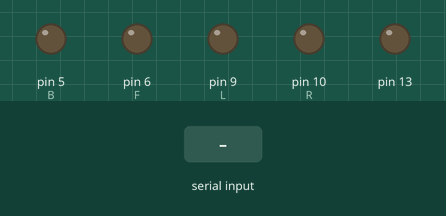
Recording of a sketch running on a simulated Arduino Uno, built with avr-gcc and run on an emulated ATmega328P. Shown: output pins drawn as LEDs (lit = HIGH). The inputs (shaded band) are chosen by the test bench.

Above: at 1.2 s.
1.3 s: byte 1 (1) received over Serial
At 1.8 s:
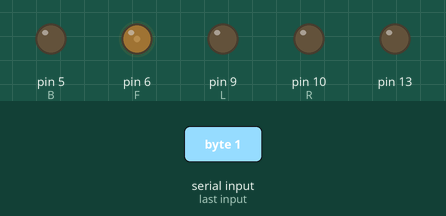
2.8 s: byte 2 (2) received over Serial
At 4.0 s:
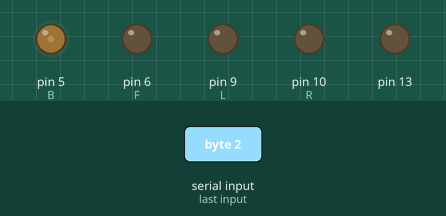
4.3 s: byte 3 (3) received over Serial
At 5.2 s:
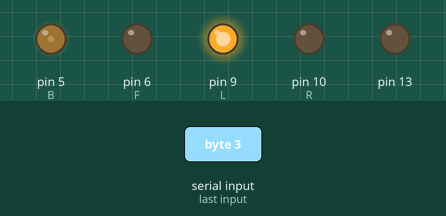
5.8 s: byte 4 (4) received over Serial
At 6.4 s:
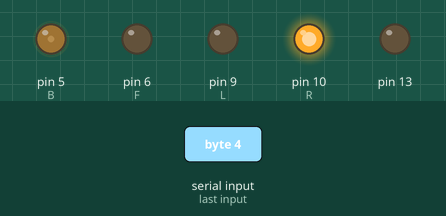
7.3 s: byte 5 (5) received over Serial
At 8.5 s:
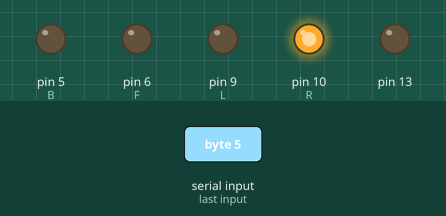
8.8 s: byte 1 (1) received over Serial
At 9.9 s:
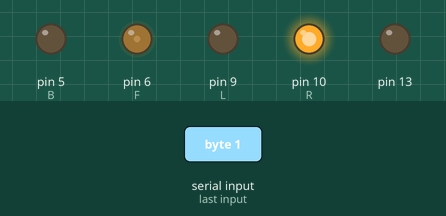
Timing chart, 0 to 11.3 s (numbered marks = the images above; inputs shaded):
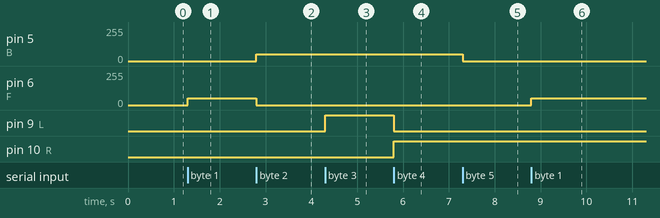

Measured:
- after the input at 1.3 s, pin 6 (F): 0/255 → 50/255 at once
- after the input at 2.8 s, pin 5 (B): 0/255 → 50/255 at once; pin 6 (F): 50/255 → 0/255 at once
- after the input at 4.3 s, pin 9 (L): LOW → HIGH at once
- after the input at 5.8 s, pin 9 (L): HIGH → LOW at once; pin 10 (R): LOW → HIGH at once
- after the input at 7.3 s, pin 5 (B): 50/255 → 0/255 at once
- after the input at 8.8 s, pin 6 (F): 0/255 → 50/255 at once

The sketch:

big_bluetooth_car.ino
```cpp
#define F 6
#define B 5
#define L 9
#define R 10
#define minSpeed 50
#define maxSpeed 255
#define minRemote 50
#define maxRemote 255

int i;
int curSpeed = minSpeed;

void setup() {

  Serial.begin(9600);

  pinMode(13,OUTPUT);
  analogWrite(F, 0);
  analogWrite(R, 0);
  analogWrite(L, 0);
  analogWrite(B, 0);

}


void loop() {


  // put your main code here, to run repeatedly:
  if (Serial.available()) {
    i = (int)Serial.read();
    if (i == 1) {
      analogWrite(F, curSpeed);
      analogWrite(B, 0);
    } else if (i == 2) {
      analogWrite(F, 0);
      analogWrite(B, curSpeed);
    } else if (i == 3) {
      analogWrite(L, 255);
      analogWrite(R, 0);
    } else if (i == 4) {
      analogWrite(L, 0);
      analogWrite(R, 255);
    }else if (i == 5)  {
      analogWrite(F, 0);
      analogWrite(B, 0);
    } else if (i == 6)  {
      analogWrite(L, 0);
      analogWrite(R, 0);
    }  else if (i >= minRemote && i<= maxRemote)  {
      curSpeed = i;
    }
  }

}
```
